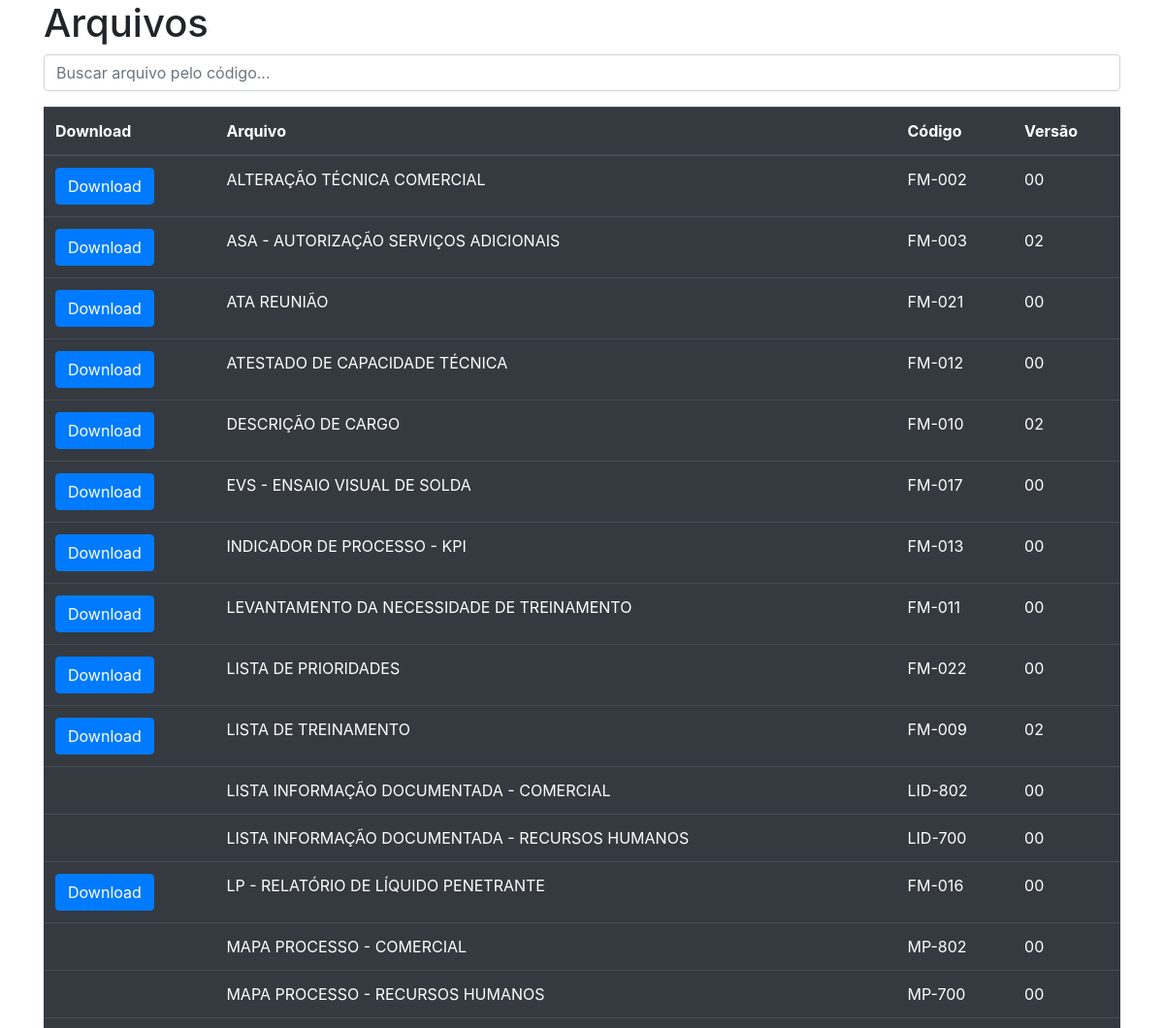
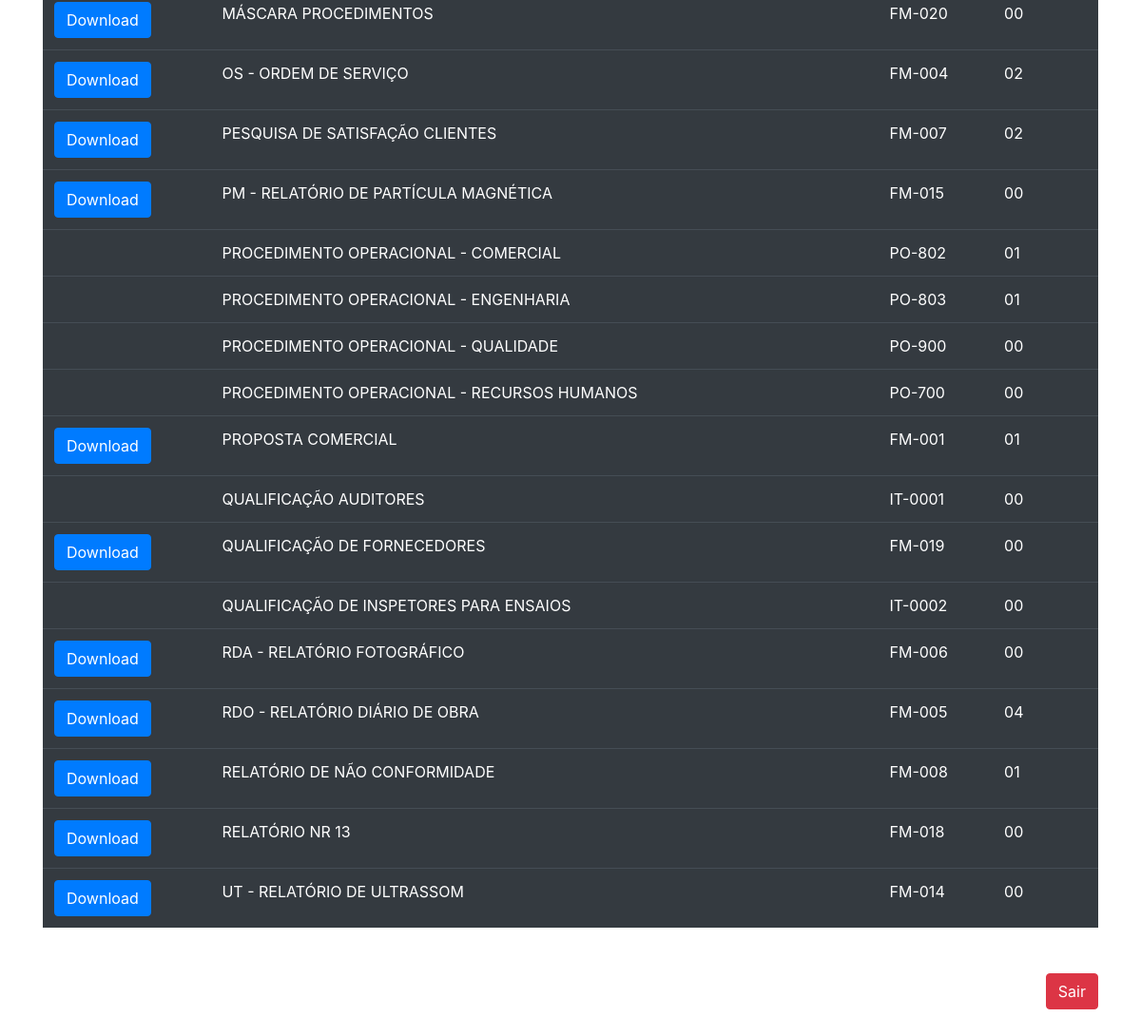
Screenshot of / (signed in) with the database file from the repository (2 pictures, top to bottom).
### app/models.py (models this page shows, shortened)
class Base(models.Model):
    criado = models.DateField('Data de Criação', auto_now_add=True)
    modificado = models.DateField('Data de Atualização', auto_now=True)
    ativo = models.BooleanField('Ativo?', default=True)
    class Meta:
        abstract = True

class Arquivo(Base):
    OPCOES = sorted([
        ("EDITOR SESMT", "EDITOR SESMT"),
        ("RECRUTAMENTO", "RECRUTAMENTO"),
        ("ALMOXARIFADO", "ALMOXARIFADO"),
        ("OFICINA", "OFICINA"),
        ("CONTROLE", "CONTROLE"),
        ("CONSERVAÇÃO", "CONSERVAÇÃO"),
        ("SUPRIMENTOS", "SUPRIMENTOS"),
        ("FISCAL", "FISCAL"),
        ("MARKETING", "MARKETING"),
        ("COMERCIAL", "COMERCIAL"),
        ("SESMT", "SESMT"),
        ("COMPRAS", "COMPRAS"),
        ("FINANCEIRO", "FINANCEIRO"),
        ("ENGENHARIA", "ENGENHARIA"),
        ("CONTROLADORIA", "CONTROLADORIA"),
        ("DPOB", "DPOB"),
        ("DIREÇÃO", "DIREÇÃO"),
        ("DEPARTAMENTO PESSOAL", "DEPARTAMENTO PESSOAL"),
        ("OBRAS", "OBRAS"),
        ("QUALIDADE", "QUALIDADE"),
        ("TODOS", "TODOS"),
    ])
    TIPOS = [("Interno", "Interno"), ("Externo", "Externo")]
    nome = models.CharField('Arquivo', max_length=100)
    codigo = models.CharField('Codigo', max_length=100, default='000')
    versao = models.CharField('Versao', max_length=50, default='000')
    opcao = MultiSelectField('Opções', choices=OPCOES, max_length=300, default='000')
    slug = models.SlugField('Slug', max_length=100, blank=True, editable=False)
    arquivopdf = models.FileField('Arquivo PDF', upload_to='pdfs/', null=True, blank=True)
    tipo = MultiSelectField('Tipo', choices=TIPOS, max_length=300, default='000')
    ultima_atualizacao = models.DateTimeField(auto_now=True)
    disponivel_para_download = models.BooleanField(default=False)  # Novo campo
    tipo = models.CharField(max_length=50, choices=[('pdf', 'PDF'), ('excel', 'Excel'), ('word', 'Word')], default='pdf')  # Novo campo para tipo de arquivo

### app/views.py (the view)
# urls.py: path('', index, name='index'),  # Certifique-se de que esta URL exista e tenha o nome 'index'
@login_required(login_url='login')
def index(request):
    search_query = request.GET.get('search', '')
    arquivos = Arquivo.objects.order_by('nome')
    if search_query:
        arquivos = arquivos.filter(codigo__icontains=search_query.lower())
    context = {
        'arquivos': arquivos,
        'search_query': search_query,
    }
    return render(request, 'index.html', context)

### app/templates/index.html (shortened to what this page needs)
{% load bootstrap4 %}
{% load static %}
<!DOCTYPE html>
<html lang="pt-br">
<head>
    {% bootstrap_css %}
    <link href="{% static 'css/styles.css' %}" rel="stylesheet">
    <link rel="stylesheet" href="https://cdnjs.cloudflare.com/ajax/libs/pdf.js/2.10.377/pdf_viewer.min.css"/>
</head>
<body>
    <div class="container">
        <h1>Arquivos</h1>
        <input type="text" id="searchInput" class="form-control mb-3" placeholder="Buscar arquivo pelo código...">
        {% if arquivos %}
        <table class="table table-dark">
            <thead>
                <tr>
                    <th scope="col">Download</th>
                    <th scope="col">Arquivo</th>
                    <th scope="col">Código</th>
                    <th scope="col">Versão</th>
                </tr>
            </thead>
            <tbody id="arquivoTable">
                {% for arquivo in arquivos %}
                    <tr>
                        <td scope="row">
                            {% if arquivo.disponivel_para_download %}
                                <a class="btn btn-primary" href="{% url 'download_arquivo' arquivo.id %}" download>
                                    Download
                                </a>
                            {% endif %}
                        </td>
                        <td scope="row">
                            {% if arquivo.disponivel_para_download %}
                                {{ arquivo.nome }}
                            {% else %}
                                <a href="#modal{{arquivo.id}}" data-toggle="modal">{{ arquivo.nome }}</a>
                            {% endif %}
                        </td>
                        <td scope="row">{{ arquivo.codigo }}</td>
                        <td scope="row">{{ arquivo.versao }}</td>
                    </tr>
                {% endfor %}
            </tbody>
        </table>
        {% else %}
            <h2>Ainda não existem arquivos cadastrados. :(</h2>
        {% endif %}
        <div class="text-right mt-5 mb-5">
            <button type="button" class="btn btn-danger" data-toggle="modal" data-target="#logoutModal">
                Sair
            </button>
        </div>
    </div>
</body>
</html>

### app/static/css/styles.css (style rules this page uses)
a { color: #fff; }

### rows the page displays
Arquivo: disponivel_para_download "Download", nome "ALTERAÇÃO TÉCNICA COMERCIAL", codigo "FM-002", versao "00"
Arquivo: disponivel_para_download "Download", nome "ASA - AUTORIZAÇÃO SERVIÇOS ADICIONAIS", codigo "FM-003", versao "02"
Arquivo: disponivel_para_download "Download", nome "ATA REUNIÃO", codigo "FM-021", versao "00"
Arquivo: disponivel_para_download "Download", nome "ATESTADO DE CAPACIDADE TÉCNICA", codigo "FM-012", versao "00"
Arquivo: disponivel_para_download "Download", nome "DESCRIÇÃO DE CARGO", codigo "FM-010", versao "02"
Arquivo: disponivel_para_download "Download", nome "EVS - ENSAIO VISUAL DE SOLDA", codigo "FM-017", versao "00"
Arquivo: disponivel_para_download "Download", nome "INDICADOR DE PROCESSO - KPI", codigo "FM-013", versao "00"
Arquivo: disponivel_para_download "Download", nome "LEVANTAMENTO DA NECESSIDADE DE TREINAMENTO", codigo "FM-011", versao "00"
Arquivo: disponivel_para_download "Download", nome "LISTA DE PRIORIDADES", codigo "FM-022", versao "00"
Arquivo: disponivel_para_download "Download", nome "LISTA DE TREINAMENTO", codigo "FM-009", versao "02"
Arquivo: nome "LISTA INFORMAÇÃO DOCUMENTADA - COMERCIAL", codigo "LID-802", versao "00"
Arquivo: nome "LISTA INFORMAÇÃO DOCUMENTADA - RECURSOS HUMANOS", codigo "LID-700", versao "00"
Arquivo: disponivel_para_download "Download", nome "LP - RELATÓRIO DE LÍQUIDO PENETRANTE", codigo "FM-016", versao "00"
Arquivo: nome "MAPA PROCESSO - COMERCIAL", codigo "MP-802", versao "00"
Arquivo: nome "MAPA PROCESSO - RECURSOS HUMANOS", codigo "MP-700", versao "00"
Arquivo: disponivel_para_download "Download", nome "MÁSCARA PROCEDIMENTOS", codigo "FM-020", versao "00"
Arquivo: disponivel_para_download "Download", nome "OS - ORDEM DE SERVIÇO", codigo "FM-004", versao "02"
Arquivo: disponivel_para_download "Download", nome "PESQUISA DE SATISFAÇÃO CLIENTES", codigo "FM-007", versao "02"
Arquivo: disponivel_para_download "Download", nome "PM - RELATÓRIO DE PARTÍCULA MAGNÉTICA", codigo "FM-015", versao "00"
Arquivo: nome "PROCEDIMENTO OPERACIONAL - COMERCIAL", codigo "PO-802", versao "01"
Arquivo: nome "PROCEDIMENTO OPERACIONAL - ENGENHARIA", codigo "PO-803", versao "01"
Arquivo: nome "PROCEDIMENTO OPERACIONAL - QUALIDADE", codigo "PO-900", versao "00"
Arquivo: nome "PROCEDIMENTO OPERACIONAL - RECURSOS HUMANOS", codigo "PO-700", versao "00"
Arquivo: disponivel_para_download "Download", nome "PROPOSTA COMERCIAL", codigo "FM-001", versao "01"
Arquivo: nome "QUALIFICAÇÃO AUDITORES", codigo "IT-0001", versao "00"
Arquivo: disponivel_para_download "Download", nome "QUALIFICAÇÃO DE FORNECEDORES", codigo "FM-019", versao "00"
Arquivo: nome "QUALIFICAÇÃO DE INSPETORES PARA ENSAIOS", codigo "IT-0002", versao "00"
Arquivo: disponivel_para_download "Download", nome "RDA - RELATÓRIO FOTOGRÁFICO", codigo "FM-006", versao "00"
Arquivo: disponivel_para_download "Download", nome "RDO - RELATÓRIO DIÁRIO DE OBRA", codigo "FM-005", versao "04"
Arquivo: disponivel_para_download "Download", nome "RELATÓRIO DE NÃO CONFORMIDADE", codigo "FM-008", versao "01"
Arquivo: disponivel_para_download "Download", nome "RELATÓRIO NR 13", codigo "FM-018", versao "00"
Arquivo: disponivel_para_download "Download", nome "UT - RELATÓRIO DE ULTRASSOM", codigo "FM-014", versao "00"
